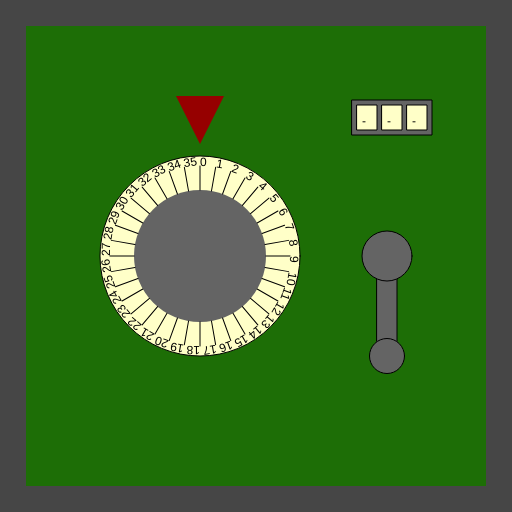
Frame 1 (no input)
Frame 60 (no input): identical to frame 1, image omitted
Frame 120 (the mouse pressed at the canvas centre since frame 60): identical to frame 1, image omitted

The p5.js sketch that drew this single still picture (run headless with seeded random() and noise() and a simulated clock; from frame 60 on, the mouse is pressed at the canvas centre):

// p5.js sketch
// ── sketch.js
/*

Officer: 2366615
CaseNum: 303-1-51965325-2366615

Case 303 - The Case of the Crooked Attorney
Stage 2 - Torvalds' House

This safe is in Torvalds’ home study. Be careful. If you get caught, I don’t know you !

Crack this safe by doing the following:

	When any key is released:
	- Increment Hidden_safe_key_0 by 1

	When the mouse button is released:
	- Increment Hidden_safe_key_1 by 2

	When any key is pressed:
	- Make Hidden_safe_key_2 equal to the string "DYR"

	Whilst the mouse is moving:
	- Make Hidden_safe_key_2 equal to the string "XLU"



This time you'll need to create the relevant event handlers yourself.

There are many possible ways of investigating this case, but you
should use ONLY the following commands:

	- The assignment operator aka. the equals sign !
	- Incrementing +=
	- Decrementing -=

*/

//declare the variables

var Hidden_safe_key_0;
var Hidden_safe_key_1;
var Hidden_safe_key_2;


function preload()
{
	//IMAGES WILL BE LOADED HERE

}

function setup()
{
	createCanvas(512,512);

	//initialise the variables
	Hidden_safe_key_0 = 0;
	Hidden_safe_key_1 = 0;
	Hidden_safe_key_2 = "";

}

///////////////////EVENT HANDLERS///////////////////

//Create event handlers here to open the safe ...


///////////////DO NOT CHANGE CODE BELOW THIS POINT///////////////////

function draw()
{

	//Draw the safe door
	background(70);
	noStroke();
	fill(29,110,6);
	rect(26,26,width-52,width-52);

	//Draw the combination dial
	push();
	translate(200,height/2);
	drawDial(200, Hidden_safe_key_0, 36);
	pop();

	//Draw the lever
	push();
	translate(width - 125,256);
	drawLever(Hidden_safe_key_1);
	pop();

	//Draw the spinner
	push();
	translate(width - 120,100);
	drawSpinner(3, Hidden_safe_key_2);
	pop();

}

function drawDial(diameter,num,maxNum)
{
	//the combination lock

	var r = diameter * 0.5;
	var p = r * 0.6;

	stroke(0);
	fill(255,255,200);
	ellipse(0,0,diameter,diameter);
	fill(100);
	noStroke();
	ellipse(0,0,diameter*0.66,diameter*0.66);
	fill(150,0,0);
	triangle(
		-p * 0.4,-r-p,
		p * 0.4,-r-p,
		0,-r-p/5
	);

	noStroke();

	push();
	var inc = 360/maxNum;

	rotate(radians(-num * inc));
	for(var i = 0; i < maxNum; i++)
	{
		push();
		rotate(radians(i * inc));
		stroke(0);
		line(0,-r*0.66,0,-(r-10));
		noStroke();
		fill(0);
		text(i,0,-(r-10));
		pop();
	}

	pop();
}

function drawLever(rot)
{
	push();
	rotate(radians(-rot))
	stroke(0);
	fill(100);
	rect(-10,0,20,100);
	ellipse(0,0,50,50);
	ellipse(0,100,35,35);
	pop();
}

function drawSpinner(numSpinners, val)
{
	var sw = 20;
	var ow = (sw + 5) * numSpinners + 5;
	stroke(0);
	fill(100);
	rect(-ow/2,0,ow,35);
	if(typeof(val) == "number")
	{
		val = floor(val).toString(); //convert to string
	}


	for(var d = numSpinners - val.length; d > 0; d--)
	{
		val = "-" + val;
	}

	for(var i = 0; i < numSpinners; i++)
	{
		stroke(0);
		fill(255,255,200);
		rect(-ow/2 + i * (sw + 5) + 5,5,20,25);
		fill(0);
		noStroke();
		text(val[i],-ow/2 + sw/2 + i * (sw +5),25);
	}

}
